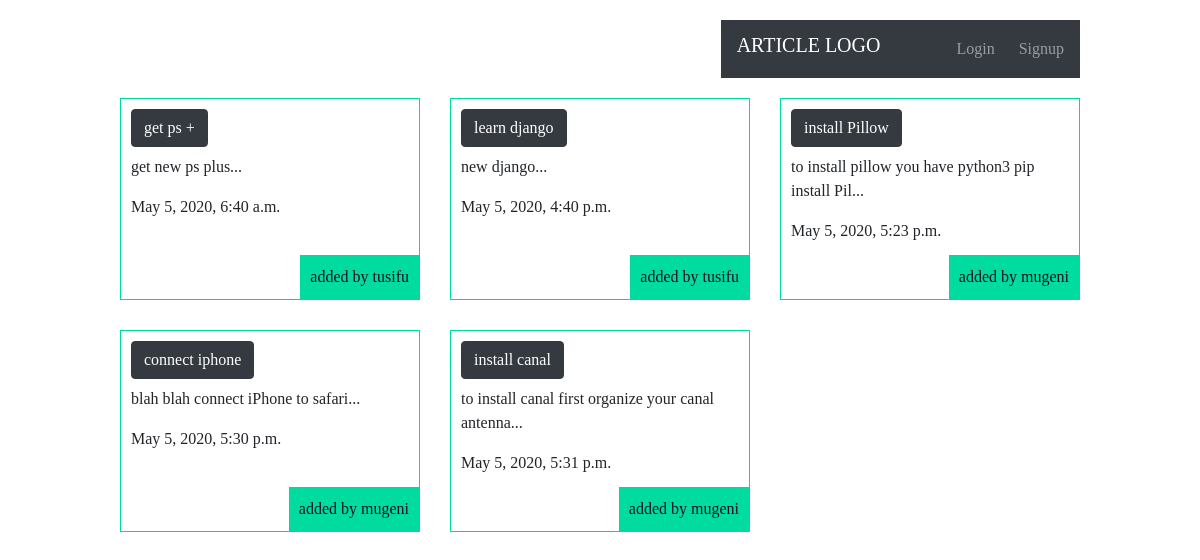
The page / on the database its author committed.
### articles/models.py (models this page shows, shortened)
class Article(models.Model):
    title = models.CharField(max_length=100)
    slug = models.SlugField(max_length=300, default="")
    body = models.TextField(max_length=3000, default="")
    date = models.DateTimeField(auto_now_add=True)
    thumb = models.ImageField(default='walk.jpg', blank=True)
    author = models.ForeignKey(User, default=None, on_delete=models.CASCADE)
    attrs = JSONField(default=first)
    def snippet(self):
        return self.body[:50] + '...'

### articles/views.py (the view)
# urls.py: path('', views.article_list, name='article_list'),
def article_list(request):
    articles = Article.objects.all().order_by('date')
    return render(request, 'articles/article_list.html', {'articles': articles})

### articles/templates/articles/article_list.html
{% extends 'base_layout.html'%}
{%block content%}
       <div class="articles">
           {% for article in articles %}
                <div class="article">
                    <h2><a href="{% url 'slug:article_detail' slug=article.slug%}" class="btn btn-dark">{{article.title}}</a></h2>
                    <p>{{article.snippet}}</p>
                    <p>{{article.date}}</p>
                    <p class="author">added by {{article.author.username}}</p>
                </div>
           {% endfor %}
       </div>
{%endblock%}

### templates/base_layout.html (shortened to what this page needs)
{% load static %}
<html>
<head>
    <link rel="stylesheet" href="{% static 'styles.css' %}">
    <link rel="stylesheet" href="https://maxcdn.bootstrapcdn.com/bootstrap/4.0.0/css/bootstrap.min.css"
>
</head>
<body>
    <header class="wrapper">
        <nav class="navbar navbar-dark bg-dark">
            <h1><a class="navbar-brand" href="{% url 'home' %}">ARTICLE LOGO</a></h1>
            <ul class="navbar-nav">
                {% if user.is_authenticated%}
                <li class="nav-item">
                    <form action="{% url 'accounts:logout'%}" method="post" class="logout-link">
                        {% csrf_token%}
                        <button class="btn btn-success pull-right" type="submit">Logout</button>
                    </form>
                </li>
                <li class="nav-item"><a class="nav-link" href="{% url 'articles:create' %}" class="highlight">new
                        article</a>
            </ul>
            {% else %}
            <ul class="navbar-collapse justify-content-end">
                <li class="nav-item"><a class="nav-link" href="{% url 'accounts:login' %}">Login</a></li>
                <li class="nav-item"><a class="nav-link" href="{% url 'accounts:signup' %}">Signup</a></li>
            </ul>
            {% endif %}
        </nav>
    </header>
    <div class="wrapper">
        {% block content%}
        {%endblock%}
    </div>
</body>
</html>

### assets/styles.css (style rules this page uses)
body { background-color: #0f121f; background-image: url(/static/map-image.png); background-position-y: no-repeat; color: #fff; }
body * { font-family: Ubuntu; }
h1, h2, h3, h4, h5 { font-weight: normal; margin: 0; }
a, a:hover, a:visited { color: #fff; text-decoration: none; }
.wrapper { max-width: 960px; margin: 0 auto; }
header { display: grid; grid-template-columns: 1fr 1fr; padding: 20px 0; }
nav { justify-self: end; }
nav li { display: inline-block; list-style-type: none; margin-left: 20px; }
.articles { display: grid; grid-template-columns: 1fr 1fr 1fr; grid-gap: 30px; }
.article { padding: 10px; border: 1px solid #00dba0; position: relative; padding-bottom: 40px; }
.article h2 { font-size: 1.2em; }
.article .author { padding: 10px; background: #00dba0; position: absolute; right: 0; bottom: 0; margin: 0; color: #0f121f; }

### rows shown on the page
Article: title "get ps +", snippet "get new ps plus...", date "May 5, 2020, 6:40 a.m.", author.username "tusifu"
Article: title "learn django", snippet "new django...", date "May 5, 2020, 4:40 p.m.", author.username "tusifu"
Article: title "install Pillow", snippet "to install pillow you have python3 pip install Pil...", date "May 5, 2020, 5:23 p.m.", author.username "mugeni"
Article: title "connect iphone", snippet "blah blah connect iPhone to safari...", date "May 5, 2020, 5:30 p.m.", author.username "mugeni"
Article: title "install canal", snippet "to install canal first organize your canal antenna...", date "May 5, 2020, 5:31 p.m.", author.username "mugeni"
